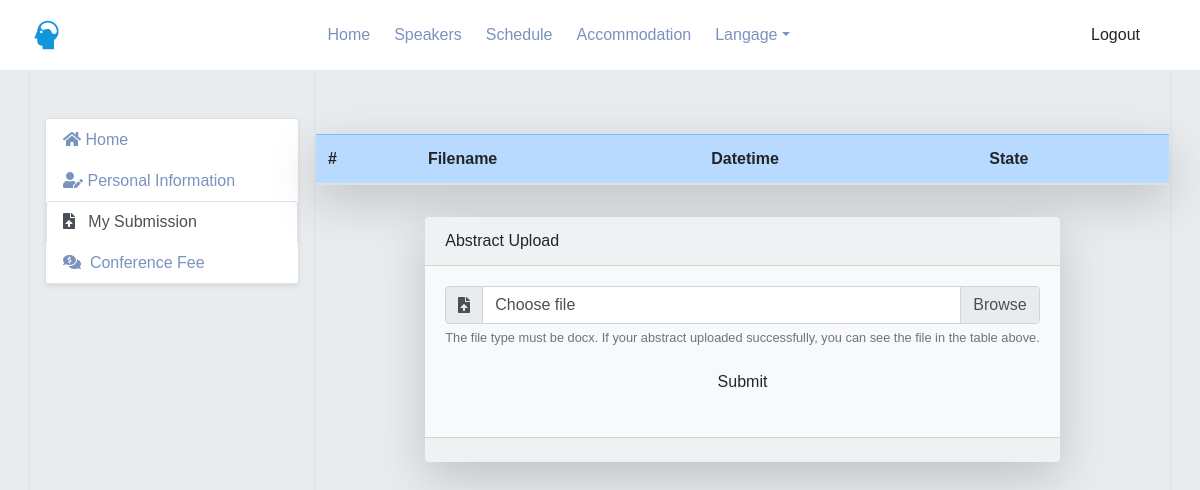
Before: /my/submit (signed in) with the older database file.
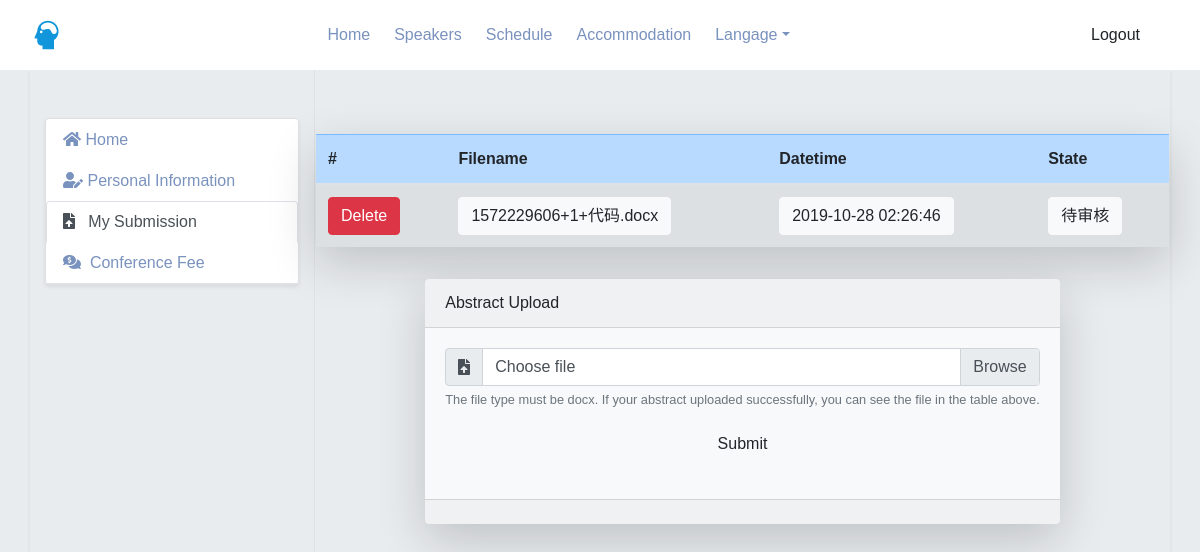
After: the same page with the newer database file.
### tables this page shows
CREATE TABLE abstract (
    id INTEGER PRIMARY KEY AUTOINCREMENT,
    -- 摘要文件名
    filename TEXT UNIQUE NOT NULL,
    -- 时间戳
    created TIMESTAMP NOT NULL DEFAULT CURRENT_TIMESTAMP,
    -- 状态
    state INTEGER NOT NULL,
    -- 用户Id
    user_id INTEGER NOT NULL,
    -- 外键关联用户
    FOREIGN KEY (user_id) REFERENCES user (id)
);

### nature/manage.py (the view)
@bp.route('/submit')
@login_required
def submit():
    user_id = session.get('user_id')
    db = get_db()
    abstract = db.execute(
        'SELECT id, filename, created, state FROM abstract WHERE user_id = ?', (user_id,)
    ).fetchone()
    return render_template('manage/submit.html', abstract = abstract)

### nature/auth.py (called while the page is built)
@bp.before_app_request
def load_logged_in_user():
    user_id = session.get('user_id')
    if user_id is None:
        g.user = None
    else:
        g.user = get_db().execute(
            'SELECT * FROM user WHERE id = ?', (user_id,)
        ).fetchone()

def login_required(view):
    @functools.wraps(view)
    def wrapped_view(**kwargs):
        if g.user is None:
            return redirect(url_for('auth.login'))
        return view(**kwargs)
    return wrapped_view

### nature/db.py (called while the page is built)
def get_db():
    if 'db' not in g:
        g.db = sqlite3.connect(
            current_app.config['DATABASE'],
            detect_types=sqlite3.PARSE_DECLTYPES
        )
        g.db.row_factory = sqlite3.Row
    return g.db

### nature/manage.py (called while the page is built)
@bp.before_app_request
def load_logged_in_user():
    user_id = session.get('user_id')
    if user_id is None:
        g.user = None
    else:
        g.user = get_db().execute(
            'SELECT * FROM user WHERE id = ?', (user_id,)
        ).fetchone()

### nature/root.py (called while the page is built)
@bp.before_app_request
def load_logged_in_admin():
    admin_id = session.get('admin_id')
    if admin_id is None:
        g.admin = None
    else:
        g.admin = get_db().execute(
            'SELECT * FROM admin WHERE id = ?', (admin_id,)
        ).fetchone()

### nature/templates/manage/submit.html (shortened to what this page needs)
{% extends 'base.html'%}
{% block content %}
<div class="container container-index w-100 h-100 shadow-sm">
  <div class="row">
    <div class="col-3 border-right">
      <nav class="border-right card shadow-sm mt-5 mb-5 sidebar">
        <div class="sidebar-sticky">
          <ul class="nav flex-column nav-fill nav-tabs">
            <li class="nav-item text-left">
              <a class="nav-link btn-block" href="index">
                <i class="fas fa-home"></i>
                <span>Home</span>
              </a>
            </li>
            <li class="nav-item text-left">
              <a class="nav-link btn-block" href="info">
                <i class="fas fa-user-edit"></i>
                <span>Personal Information</span>
              </a>
            </li>
            <li class="nav-item text-left">
              <a class="nav-link btn-block active" href="submit">
                <i class="fas fa-file-upload"></i>&nbsp;&nbsp;
                <span>My Submission</span>
              </a>
            </li>
            <li class="nav-item text-left">
              <a class="nav-link btn-block" href="fee">
                <i class="fas fa-comments-dollar"></i>&nbsp;
                <span>Conference Fee</span>
              </a>
            </li>
          </ul>
        </div>
      </nav>
    </div>
    <div class="col-9 p-3">
      <div class="row mt-5">
        <table class="table table-striped shadow-lg">
          <thead class="table-primary">
            <tr>
              <th scope="col">#</th>
              <th scope="col">Filename</th>
              <th scope="col">Datetime</th>
              <th scope="col">State</th>
            </tr>
          </thead>
          <tbody>
            {% if abstract %}
            <tr>
              <th><a class="btn btn-danger" href="/upload/delete?id={{abstract['id']}}">Delete</a></th>
              <td><span class="btn btn-light">{{abstract['filename']}}</span></td>
              <td><span class="btn btn-light">{{abstract['created']}}</span></td>
              <td><span class="btn btn-light">
                  {% if abstract['state']=="1" %}
                  审核通过
                  {% else %}
                  待审核
                  {% endif %}
                </span></td>
            </tr>
            {% endif %}
          </tbody>
        </table>
      </div>
      <div class="row justify-content-center mt-3 mb-3">
        <form action="/upload" method="POST" enctype="multipart/form-data">
          <div class="card shadow-lg bg-light border-0">
            <div class="card-header">
              Abstract Upload
            </div>
            <div class="card-body">
              <div class="form-group">
                <div class="input-group">
                  <div class="input-group-prepend">
                    <span class="input-group-text"><i class="fas fa-file-upload"></i></span>
                  </div>
                  <div class="custom-file">
                    <label class="custom-file-label" for="customFile">Choose file</label>
                  </div>
                </div>
                <div class="input-group">
                  <small class="form-text text-muted">The file type must be docx. If your abstract uploaded successfully, you can see the
                    file in the table above.</small>
                </div>
              </div>
              <div class="form-group">
                <div class="input-group">
                  <button type="submit" id="upload" class="btn btn-light btn-block">
                    Submit
                  </button>
                </div>
              </div>
            </div>
            <div class="card-footer">
            </div>
          </div>
      </div>
    </div>
  </div>
</div>
{% endblock %}

### nature/templates/base.html (shortened to what this page needs)
<!doctype html>
<link rel="stylesheet" href="{{ url_for('static', filename='css/bootstrap.min.css')}}">
<link rel="stylesheet" href="{{ url_for('static', filename='css/style.css')}}">
<body>
<nav class="navbar navbar-light navbar-expand-lg bg-white sticky-top">
    <div class="container-fluid">
      <a class="navbar-brand" href="/"><img src="{{ url_for('static', filename='img/Brain_32.png') }}"></a>
      <div class="collapse navbar-collapse" id="navbar">
        <ul class="navbar-nav mr-auto ml-auto d-flex flex-column flex-md-row justify-content-between">
          <li class="nav-item mr-4">
            <a class="py-2" href="/">Home</a>
          </li>
          <li class="nav-item mr-4">
            <a class="py-2" href="/speakers">Speakers</a>
          </li>
          <li class="nav-item mr-4">
            <a class="py-2" href="#">Schedule</a>
          </li>
          <li class="nav-item mr-4">
            <a class="py-2" href="#">Accommodation</a>
          </li>
          <li class="nav-item dropdown mr-4">
            <a class="dropdown-toggle" data-toggle="dropdown" href="#" role="button" aria-haspopup="true" aria-expanded="false">Langage</a>
          </li>
        </ul>
            {% if g.user %}
                <a class="nav-link" href="{{ url_for('auth.logout') }}">
                  <button class="btn btn-white">Logout</button>
                </a>
            {% endif %}
      </div>
  </div>
</nav>
{% block content %}
{% endblock %}
</body>

### nature/static/css/style.css (style rules this page uses)
body,a,button,p,span,div { font-family: Arial, Helvetica, sans-serif; }
body { background: #e9ecef; }
li.nav-item a { font-size: 1em; font-weight: 500; text-decoration: none; color:rgb(122, 146, 190); }
button { display: inline-block; color: white; font-weight: 500; transition: color .15s ease-in-out, background-color .15s ease-in-out, border-color .15s ease-in-out, box-shadow .15s ease-in-out }

Changed rows visible on the page:
added abstract: filename "1572229606+1+代码.docx", created "2019-10-28 02:26:46"
Other visible differences:
text now shown: "Delete 待审核"
